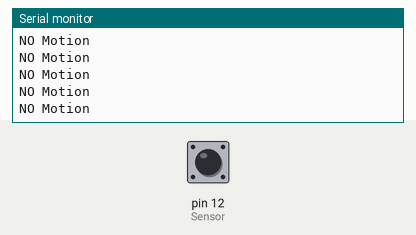
This sketch was run on a simulated Arduino Uno, built with avr-gcc and run on an emulated ATmega328P. Shown: the last lines printed to the serial monitor. The inputs (shaded band) are chosen by the test bench; at power-on: pin 12 (Sensor) LOW.

Above: at 1.2 s.
1.3 s: pin 12 (Sensor) driven HIGH
At 2.5 s:
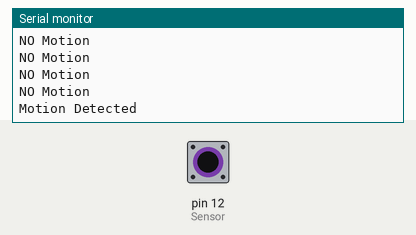
2.8 s: pin 12 (Sensor) driven LOW
At 3.3 s:
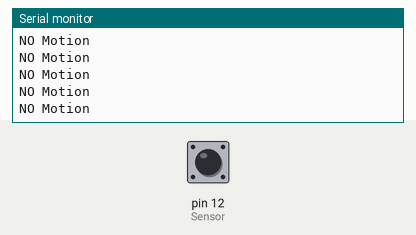

The sketch:

Arduino_Doppler_Radar_Motion_Detection.ino
```cpp
int Sensor = 12;   //Input Pin


int flg = 0;  //Change detection flag
void setup() {

  Serial.begin(9600);


  pinMode (Sensor, INPUT);
  Serial.println("Waiting for motion");
}

void loop() {

     int val = digitalRead(Sensor);
     if((val > 0) && (flg==0))
     {
        Serial.println("Motion Detected");
        flg = 1;
     }

     if(val == 0)
     {

          Serial.println("NO Motion");
        flg = 0;
     }
}
```

Measured:
- after the input at 1.3 s, the serial monitor: prints a new line after 0.07 s (image 1)
